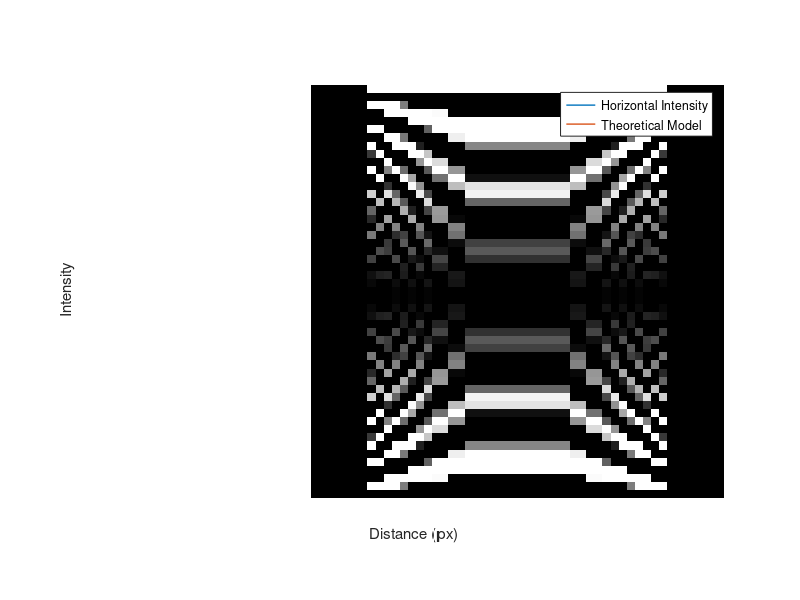

This chart was generated by the following MATLAB code:
%% Import data from text files
h_data = importdata('saved_data/h_list_1.txt')

% Defining initial constants for the Fourier Transformed function
lmda = 700 * 10^(-9) % Wavelength of laser in m
fl = 0.51 % Focal length of lens used in m
d = 0.001745 % Distance between circular apertures in m
D = 0.000485 % Averaged diameter of the size of one circular aperture in m

%% Plotting horizontal data into MATLAB's graphing function
h_domain = 0:1:1279;    % Defined domain as from 0 to 1279 in steps of 1

%figure(1)               % Figure value of 1 for the horizontal data
%plot(h_domain,h_data,'LineWidth',1)   % Plotting the imported horizontla data


%% Single circle aperture
n = 51 ; % size of matrix, odd
R = 0.000485/2 ; % radius
R = 19
n2 = floor(n/2) ;
[x,y] = meshgrid(-n2:n2) ;
circ = sqrt(x.^2 + y.^2) < R ;

circ = double(circ) ; % convert from logical to double
%imshow(M)

ft_circ = fft(circ)
imshow(ft_circ)

%plot(x,ft_circ)

%% Plot Bessel function - need to adapt this for my own image analyser
% Defining the domain for the theoretical function
theo_domain = sqrt(linspace(0,1279,100).^2 + linspace(0,1023,100).^2)


u = 1/(lmda*fl)
v = 1/(lmda*fl)

size(theo_domain)

% Calculating the Fourier Transformed function
%f = (besselj(0,theo_domain-690) * cos(pi) * 190).^2
bsl = besselj(0,(pi*sqrt((u*x).^2+(v*y).^2)*D))
f = ((2 * cos(pi*u*x*d).*bsl*(pi*D^2))/(4*pi*D)).^2

%figure(2)               % Figure value of 2 for the theoretical data
hold on
plot(x,f,'LineWidth',1)
%xlim([0 1280])           % Setting axis limits
%ylim([0 255])
hold off
%axis([0 20 -.5 1])
grid off
legend('Horizontal Intensity','Theoretical Model','Location','Best')
%title('Bessel Functions of the First Kind for v = 0')
xlabel('Distance (px)')
ylabel('Intensity')
